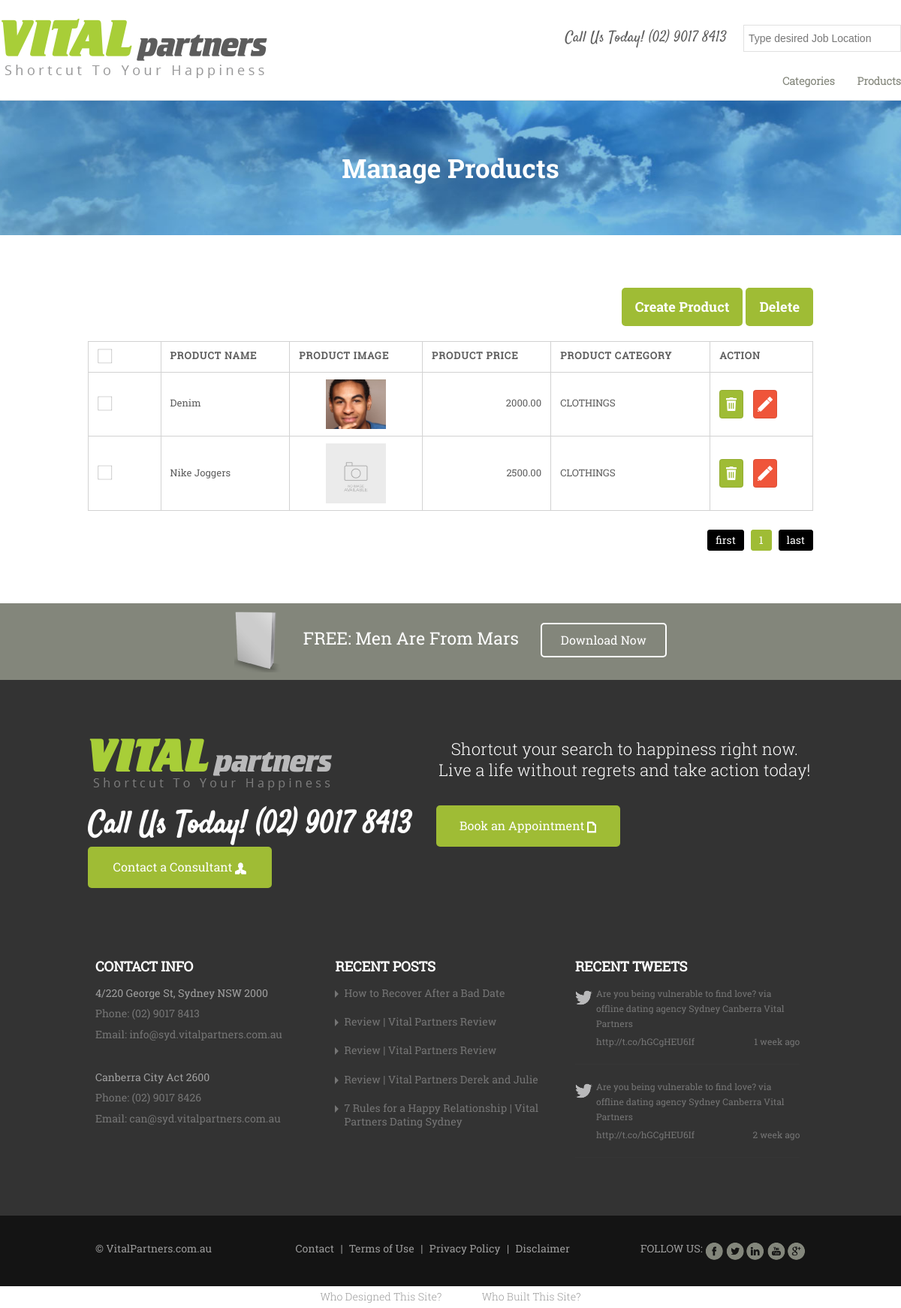
/Product/list_product.php?category_id=2, run on the app's committed database.
### tables this page shows
CREATE TABLE IF NOT EXISTS `assign_product` (
  `id` int(11) NOT NULL AUTO_INCREMENT,
  `name` varchar(50) NOT NULL,
  `price` decimal(11,2) NOT NULL,
  `image` varchar(50) NOT NULL,
  `category` int(11) NOT NULL,
  `status` tinyint(1) NOT NULL DEFAULT '1',
  `created_on` datetime NOT NULL,
  `created_by` int(11) NOT NULL,
  `modified_on` timestamp NULL DEFAULT CURRENT_TIMESTAMP,
  `modified_by` int(11) DEFAULT NULL,
  PRIMARY KEY (`id`),
  KEY `category` (`category`),
  KEY `category_2` (`category`),
  KEY `category_3` (`category`),
  KEY `category_4` (`category`),
  KEY `category_5` (`category`)
);

CREATE TABLE IF NOT EXISTS `assign_category` (
  `id` int(11) NOT NULL AUTO_INCREMENT,
  `name` varchar(50) NOT NULL,
  `status` tinyint(1) NOT NULL DEFAULT '1',
  `created_on` datetime NOT NULL,
  `created_by` int(11) NOT NULL,
  `modified_on` timestamp NULL DEFAULT CURRENT_TIMESTAMP,
  `modified_by` int(11) DEFAULT NULL,
  PRIMARY KEY (`id`)
);

### Product/list_product.php (the view, shortened to what this page needs)
<?php
$i=0;
$offset=0;
$limit=2;
if (isset($_GET['category_id'])) {
    $id = $_GET['category_id'];
}
include '../Includes/db_config.php';
include '../Includes/header.php';
?>
<div class="section banner_section who_we_help">
    <div class="container">
        <h4>Manage Products</h4>
    </div>
</div>
<div class="section content_section">
    <div class="container">
        <div class="filable_form_container">
            <div class="mange_buttons">
                <ul>
                    <li><a href="add_product.php">Create Product</a></li>
                    <li><a href="javascript:del_func();">Delete</a></li>
                </ul>
            </div>
            <div class="table_container_block">
                <table width="100%">
                    <thead>
                        <tr>
                            <th width="10%">
                                <input type="checkbox" class="checkbox uncheck" id="checkall"> <label class="css-label mandatory_checkbox_fildes" for="checkall"></label>
                            </th>
                            <th style="">Product Name </th>
                            <th style="">Product Image</th>
                            <th style="">Product Price</th>
                            <th style="">Product Category </th>
                            <th>Action</th>
                        </tr>
                    </thead>
                    <tbody>
                        <?php
                        if (empty($id)) {
                            $sqlquery = "SELECT assign_product.id AS prod_id,assign_product.name,assign_product.image,
                                     assign_product.price,assign_category.name AS cat_name
                                     FROM   assign_category
                                     LEFT JOIN assign_product
                                     ON assign_category.id = assign_product.category WHERE assign_product.status = 1 LIMIT ".$limit." OFFSET ".$offset;
                        } else {
                            $sqlquery = "SELECT assign_product.id AS prod_id,assign_product.name,assign_product.image,
                                     assign_product.price,assign_category.name AS cat_name
                                     FROM   assign_category
                                     LEFT JOIN assign_product
                                     ON assign_category.id = assign_product.category where
                                     assign_product.category='" . $id . "' AND assign_product.status = 1 LIMIT ".$limit." OFFSET ".$offset;
                        }
                        $result = $conn->query($sqlquery);
                        if ($result->num_rows > 0) {
                            while ($row = $result->fetch_assoc()) {
                                ?>
                                <tr>
                                    <td>
                                        <label class="css-label mandatory_checkbox_fildes" for="<?php echo $row['prod_id'] ?>"></label>
                                    </td>
                                    <td><?php echo $row['name'] ?></td>
                                    <td style="text-align:center">
                                        <?php if (!empty($row['image'])) { ?>
                                            <?php if (!file_exists('../upload/' . $row['image'])) { ?>
                                                <img src="../images/default-image.jpg" style="width:80px; height:auto;" alt="Image NOT Available">
                                            <?php } else { ?>
                                                <img src="../upload/<?php echo $row['image'] ?>" style="width:80px; height:auto;" alt="Image NOT Available">
                                            <?php }
                                        } else { ?>
                                            <img src="../images/default-image.jpg" style="width:80px; height:auto;" alt="Image NOT Available"><?php } ?></td>
                                    <td style="text-align:right"><?php echo $row['price'] ?></td>
                                    <td><?php echo $row['cat_name'] ?></td>
                                    <td>
                                        <div class="buttons">
                                            <button class="btn btn_edit" onclick="del_func()">Delete</button>
                                            <a  class="btn btn_delete" href="edit_product.php?<?php echo "product_id=" . $row['prod_id'] . "" ?>">">Edit</a>
                                        </div>
                                    </td>
                                </tr>
                                <?php
                            }
                        }
                        ?>
                    </tbody>
                </table>
            </div>
            <div class="pagination">
                <ul>
                    <li><a href="<?php echo htmlspecialchars($_SERVER["PHP_SELF"])."?page=1" ?>">first</a></li>
                    <?php
                    if (empty($id)){
                    $sql= "SELECT count(*) as count from assign_product where status=1";
                    }else{
                        $sql= "SELECT count(*) as count from assign_product where category=".$id." AND status=1";
                    }
                    $result = $conn->query($sql);
                    $row= $result->fetch_assoc();
                    $total_entry= $row['count'];
                    do{
                    ?>
                    <li><a href="<?php echo htmlspecialchars($_SERVER["PHP_SELF"])."?page=".($i+1) ?>"<?php if(($i*$limit)==($offset)){echo 'class="selected"';}?>><?php echo $i+1;?></a>
                    <?php $i++;
                    } while($i<$total_entry/$limit);
                    mysqli_close($conn);?>
                    <li><a href="<?php echo htmlspecialchars($_SERVER["PHP_SELF"])."?page=".$i ?>">last</a></li>
                </ul>
            </div>
        </div>
    </div>
</div>
<?php include '../Includes/footer.php'; ?>

### css/default.css (style rules this page uses)
html, body, div, span, applet, object, iframe, h1, h2, h3, h4, h5, h6, p, blockquote, pre, a, abbr, acronym, address, big, cite, code, del, dfn, em, img, ins, kbd, q, s, samp, small, strike, strong, sub, sup, tt, var, b, u, i, center, dl, dt, dd, ol, ul, li, fieldset, form, label, legend, table, caption, tbody, tfoot, thead, tr, th, td, article, aside, canvas, details, figcaption, figure, footer, header, hgroup, menu, nav, section, summary, time, mark, audio, video { margin: 0; padding: 0; border: 0; outline: 0; font-size: 100%; font: inherit; vertical-align: baseline; }
body { line-height: 1; }
ol, ul { list-style: none; }
table { border-collapse: collapse; border-spacing: 0; }
caption, th, td { text-align:left; font-weight:400; }
audio, canvas, img, video { vertical-align: middle; }
a { text-decoration: none;outline: 0;max-width:100%; max-width:none\9; color: #e54c4c; }
ul, ol { margin: 0 0 20px 0; list-style-position: inside; }
ul { list-style: none; }
ul li { list-style: none; }
* { -webkit-transition: all 0.3s; transition: all 0.3s; -moz-transition: all 0.3s; -ms-transition: all 0.3s; }
body { font-size:14px; font-family:Arial, Helvetica, sans-serif; line-height:1.3em; }
h1, .h1, h2, .h2, h3, .h3, h4, .h4 { font-weight: 600;margin: 0; }
h4, .h4 { font-size:1.4em; margin-bottom:13px; line-height: 1.1em; }
img, a img { border:none; padding: 0; margin:0; display:inline-block; max-width: 100%; height:auto; image-rendering: optimizeQuality; }
label { display: block; font-weight: bold;font-size: 12px; }
table { width: 100%;padding: 0; margin: 0 0 20px 0; font-size: 13px; color: #5c5c5c; font-family: 'roboto_slabregular'; }
th { font-weight:bold;letter-spacing: 1px;text-transform: uppercase;text-align: left;padding: 9px 12px;border-style: solid;border-width: 1px;border-left:none;border-top:none; }
td { font-size: 13px;padding: 9px 12px;border-style: solid;border-width: 1px; border-color:#d2d2d2;border-left:none;border-top:none; }
tr th:first-child, tr td:first-child { border-color:#d2d2d2; border-left-style: solid;border-left-width: 1px; }
tr:first-child th, tr:first-child td { border-color:#d2d2d2; border-top-style: solid;border-top-width: 1px; }
html, body { width:100%; height:100%; }

### data on the page
assign_product: name "Denim", image (picture), price "2000.00", category.name "CLOTHINGS"
assign_product: name "Nike Joggers", price "2500.00", category.name "CLOTHINGS"
